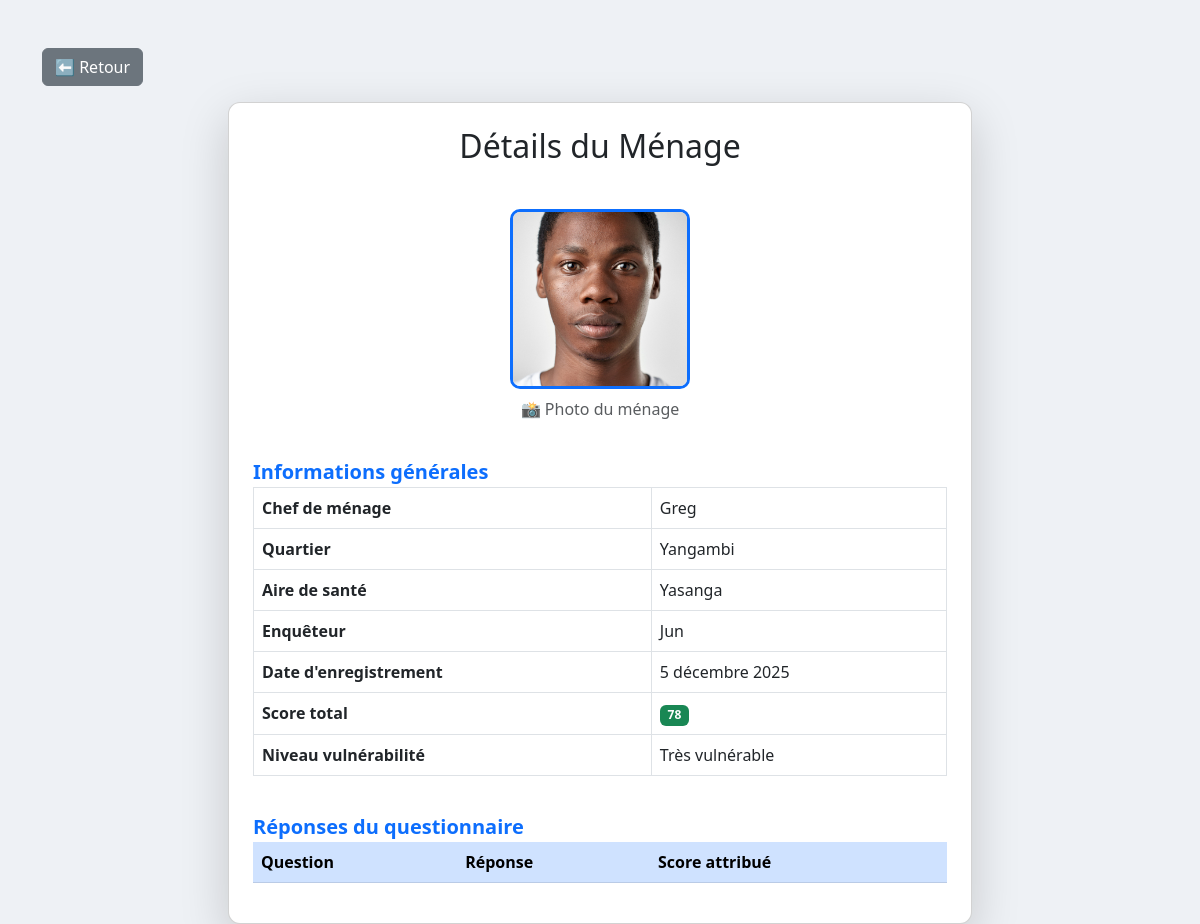
The page /menage/5/details/ on the database its author committed.
### application/models.py (models this page shows, shortened)
class Menage(models.Model):
    identite = models.CharField(max_length=255)
    uuid = models.UUIDField(
        default=uuid.uuid4,      # génère automatiquement un UUID unique
        editable=False            # empêche la modification manuelle
    )
    village_quartier = models.CharField(max_length=255)
    numero_menage = models.CharField(max_length=50, null=True, blank=True)
    date_enquete = models.DateField()
    nom_enqueteur = models.ForeignKey(User, on_delete=models.SET_NULL, null=True)
    latitude = models.FloatField(null=True, blank=True)
    longitude = models.FloatField(null=True, blank=True)
    score_total = models.IntegerField(default=0)
    genre = models.CharField(max_length=10, choices=[
        ('Masculin', 'Masculin'),
        ('Féminin', 'Féminin'),
    ], null=True, blank=True)
    air_sante = models.CharField(max_length=50, choices=[
        ('Yalosase', 'Yalosase'),
        ('Lilanda', 'Lilanda'),
        ('Baonga', 'Baonga'),
        ('Yabasabola', 'Yabasabola'),
        ('Yasanga', 'Yasanga'),
        ('Yakosanga', 'Yakosanga'),
        ('Yafunga', 'Yafunga'),
        ('Lomboto', 'Lomboto'),
        ('Yabongengo', 'Yabongengo'),
        ('Yaelomba', 'Yaelomba'),
    ], null=True, blank=True)
    img = models.ImageField(upload_to='menage_images/', null=True, blank=True)
    adresse = models.CharField(max_length=255, null=True, blank=True)
    niveau_vulnerabilite = models.CharField(max_length=50, null=True, blank=True, choices=[
        ('Très vulnérable', 'Très vulnérable'),
        ('Vulnérable', 'Vulnérable'),
        ('Moins vulnérable', 'Moins vulnérable'),
    ], default='Moins vulnérable')

### application/views.py (the view)
# urls.py: path('menage/<int:menage_id>/details/', views.details_menage, name='details_menage'),
def details_menage(request, menage_id):
    menage = get_object_or_404(Menage, id=menage_id)
    reponses = Reponse.objects.filter(menage=menage).select_related('question')
    return render(request, 'admin/details.html', {
        'menage': menage,
        'reponses': reponses
    })

### templates/admin/details.html (shortened to what this page needs)
<!DOCTYPE html>
<html lang="fr">
<head>
    <link href="https://cdn.jsdelivr.net/npm/bootstrap@5.3.0/dist/css/bootstrap.min.css" rel="stylesheet">
</head>
<body>
<div class="container mt-5">
    <a href="/dashboard/" class="btn btn-secondary mb-3">⬅ Retour</a>
    <div class="card shadow-lg p-4 col-8 mx-auto">
        <h2 class="text-center mb-4">Détails du Ménage</h2>
        <div class="photo-box">
            {% if menage.img %}
                <img src="{{ menage.img.url }}" alt="Photo du ménage">
                <p class="text-muted mt-2">📸 Photo du ménage</p>
            {% else %}
                <p class="text-danger">Aucune photo disponible</p>
            {% endif %}
        </div>
        <div class="section-title">Informations générales</div>
        <table class="table table-bordered">
            <tr>
                <th>Chef de ménage</th>
                <td>{{ menage.identite }}</td>
            </tr>
            <tr>
                <th>Quartier</th>
                <td>{{ menage.village_quartier }}</td>
            </tr>
            <tr>
                <th>Aire de santé</th>
                <td>{{ menage.air_sante }}</td>
            </tr>
            <tr>
                <th>Enquêteur</th>
                <td>{{ menage.nom_enqueteur }}</td>
            </tr>
            <tr>
                <th>Date d'enregistrement</th>
                <td>{{ menage.date_enquete }}</td>
            </tr>
            <tr>
                <th>Score total</th>
                <td><span class="badge bg-success">{{ menage.score_total }}</span></td>
            </tr>
            <tr>
                <th>Niveau vulnérabilité</th>
                <td>{{ menage.niveau_vulnerabilite }}</td>
            </tr>
        </table>
        <div class="section-title">Réponses du questionnaire</div>
        <table class="table table-striped table-hover">
            <thead class="table-primary">
                <tr>
                    <th>Question</th>
                    <th>Réponse</th>
                    <th>Score attribué</th>
                </tr>
            </thead>
        </table>
    </div>
</div>
</body>
</html>

### templates/admin/details.html (style rules this page uses)
body { background: #eef1f5; }
.card { border-radius: 12px; }
.section-title { font-size: 20px; font-weight: bold; margin-top: 20px; color: #0d6efd; }
.photo-box { text-align: center; margin-top: 20px; }
.photo-box img { width: 180px; height: 180px; object-fit: cover; border-radius: 10px; border: 3px solid #0d6efd; }

### rows shown on the page
Menage: img (picture), identite "Greg", village_quartier "Yangambi", air_sante "Yasanga", nom_enqueteur "Jun", date_enquete "5 décembre 2025", score_total "78", niveau_vulnerabilite "Très vulnérable"
